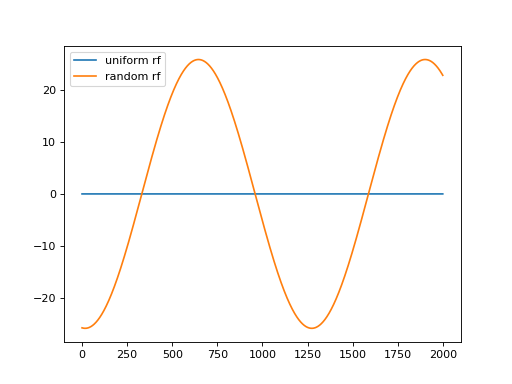

Reproduce this figure in Python.
import convis
import numpy as np
import matplotlib.pylab as plt
m = convis.filters.RF()
inp = convis.samples.moving_grating()
o = m.run(inp, dt=200)
o.plot(label='uniform rf')
m.set_weight(np.random.randn(*m.weight.size()))
o = m.run(inp, dt=200)
o.plot(label='random rf')
plt.legend()
